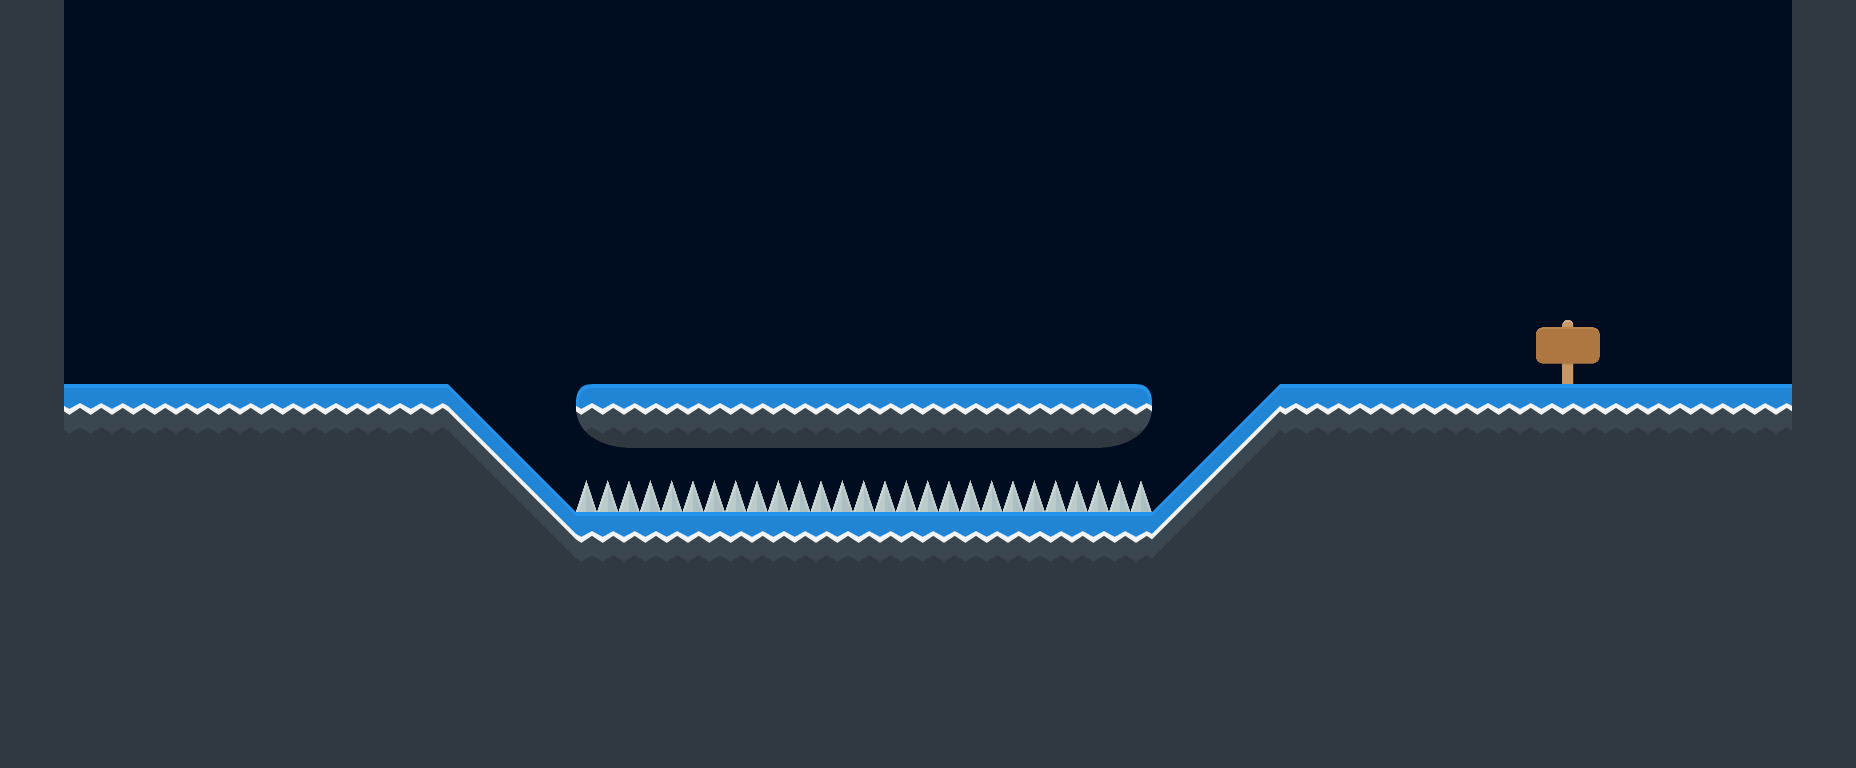

This is a level from a 2D game, rendered from its Tiled map with the project's own tilesets. A one-line summary and the complete map file follow:
An orthogonal 29x12 tile map with 64x64 px tiles, 2 tile layers (Ground, ActiveObjs).

<map version="1.2" tiledversion="1.3.4" orientation="orthogonal" renderorder="right-down" width="29" height="12" tilewidth="64" tileheight="64" infinite="0" backgroundcolor="#000c1f" nextlayerid="5" nextobjectid="1">
 <editorsettings>
  <export target="." format="json" />
 </editorsettings>
 <tileset firstgid="1" source="../tilesets/kenney-tileset-64px-extruded.tsx" />
 <layer id="1" name="Ground" width="29" height="12">
  <data encoding="csv">
133,0,0,0,0,0,0,0,0,0,0,0,0,0,0,0,0,0,0,0,0,0,0,0,0,0,0,0,133,
133,0,0,0,0,0,0,0,0,0,0,0,0,0,0,0,0,0,0,0,0,0,0,0,0,0,0,0,133,
133,0,0,0,0,0,0,0,0,0,0,0,0,0,0,0,0,0,0,0,0,0,0,0,0,0,0,0,133,
133,0,0,0,0,0,0,0,0,0,0,0,0,0,0,0,0,0,0,0,0,0,0,0,0,0,0,0,133,
133,0,0,0,0,0,0,0,0,0,0,0,0,0,0,0,0,0,0,0,0,0,0,0,0,0,0,0,133,
133,0,0,0,0,0,0,0,0,0,0,0,0,0,0,0,0,0,0,0,0,0,0,0,355,0,0,0,133,
133,135,135,135,135,135,135,159,0,162,135,135,135,135,135,135,135,163,0,158,135,135,135,135,135,135,135,135,133,
133,133,133,133,133,133,133,181,159,280,280,280,280,280,280,280,280,280,158,180,133,133,133,133,133,133,133,133,133,
133,133,133,133,133,133,133,133,181,135,135,135,135,135,135,135,135,135,180,133,133,133,133,133,133,133,133,133,133,
133,133,133,133,133,133,133,133,133,133,133,133,133,133,133,133,133,133,133,133,133,133,133,133,133,133,133,133,133,
133,133,133,133,133,133,133,133,133,133,133,133,133,133,133,133,133,133,133,133,133,133,133,133,133,133,133,133,133,
133,133,133,133,133,133,133,133,133,133,133,133,133,133,133,133,133,133,133,133,133,133,133,133,133,133,133,133,133
</data>
 </layer>
 <layer id="4" name="ActiveObjs" width="29" height="12">
  <data encoding="csv">
0,0,0,0,0,0,0,0,0,0,0,0,0,0,0,0,0,0,0,0,0,0,0,0,0,0,0,0,0,
0,0,0,0,0,0,0,0,0,0,0,0,0,0,0,0,0,0,0,0,0,0,0,0,0,0,0,0,0,
0,0,0,0,0,0,0,0,0,0,0,0,0,0,0,0,0,0,0,0,0,0,0,0,0,0,0,0,0,
0,0,0,0,0,0,0,0,0,0,0,0,0,0,0,0,0,0,0,0,0,0,0,0,0,0,0,0,0,
0,0,0,0,0,0,0,0,0,0,0,0,0,0,0,0,0,0,0,0,0,0,0,0,0,0,0,0,0,
0,0,0,0,0,0,0,0,0,0,0,0,0,0,0,0,0,0,0,0,0,0,0,0,0,0,0,0,0,
0,0,0,0,0,0,135,0,0,0,0,0,0,0,0,0,0,0,0,0,0,0,0,0,0,0,0,0,0,
0,0,0,0,0,0,0,0,0,0,0,0,0,0,0,0,0,0,0,0,0,0,0,0,0,0,0,0,0,
0,0,0,0,0,0,0,0,0,0,0,0,0,0,0,0,0,0,0,0,0,0,0,0,0,0,0,0,0,
0,0,0,0,0,0,0,0,0,0,0,0,0,0,0,0,0,0,0,0,0,0,0,0,0,0,0,0,0,
0,0,0,0,0,0,0,0,0,0,0,0,0,0,0,0,0,0,0,0,0,0,0,0,0,0,0,0,0,
0,0,0,0,0,0,0,0,0,0,0,0,0,0,0,0,0,0,0,0,0,0,0,0,0,0,0,0,0
</data>
 </layer>
</map>
